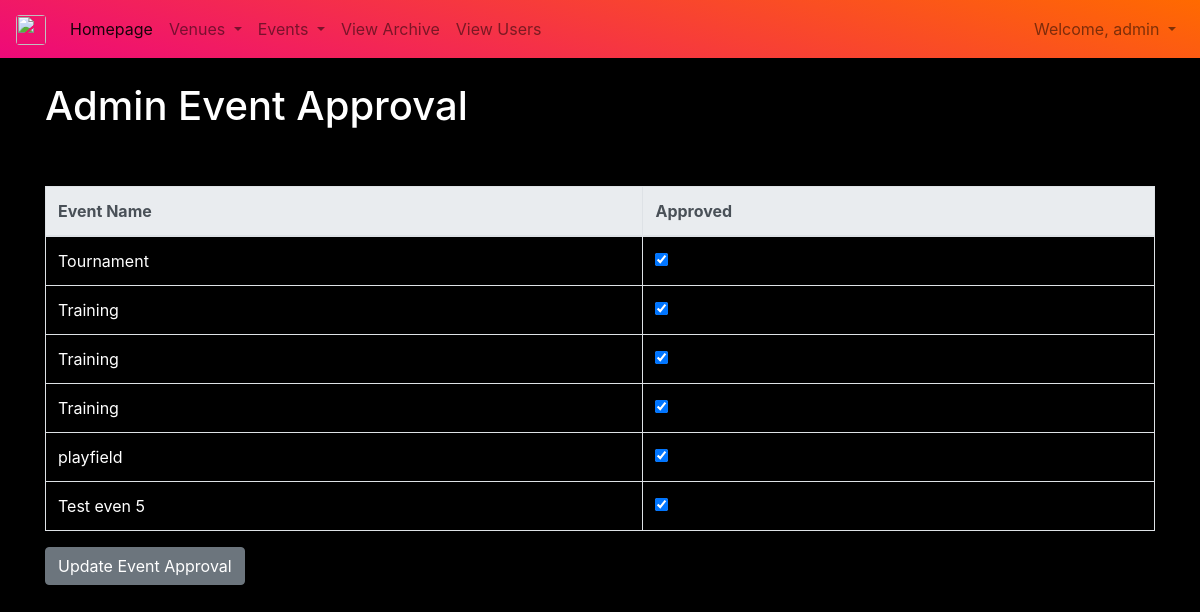
Page /eventapproval (signed in) on the earlier database version.
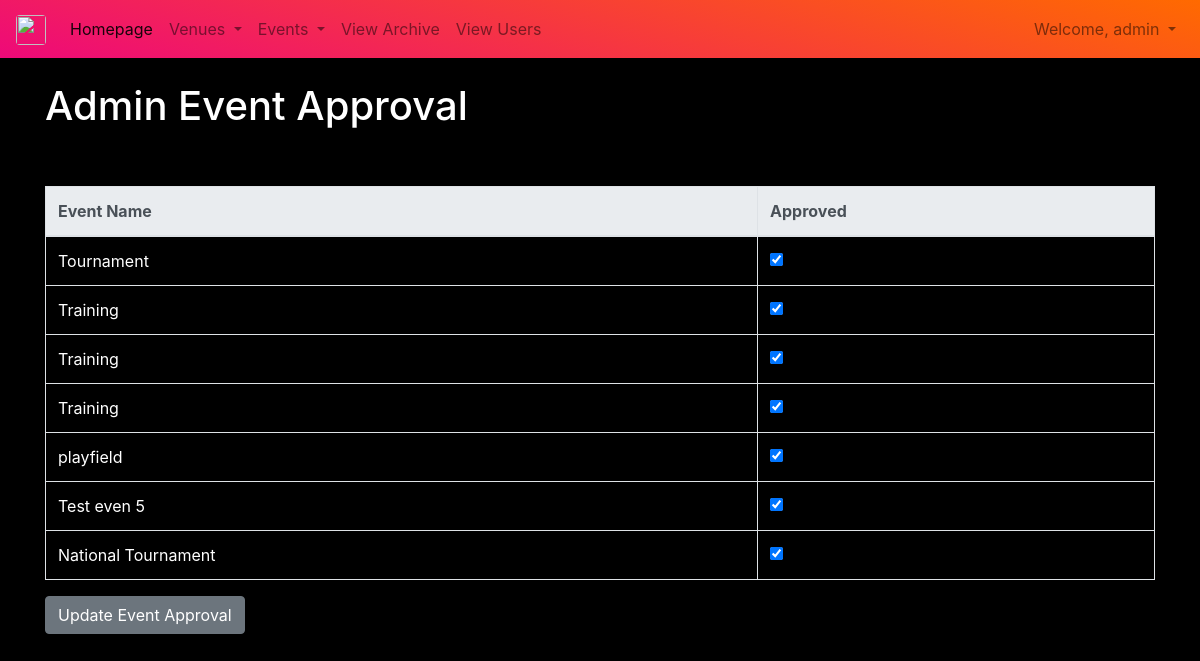
Same page on the later database version.
### App2/models.py (models this page shows)
class BaseModel(models.Model):
    objects=models.Manager()
    class Meta:
        abstract = True

class Event(BaseModel):
    name = models.CharField('Event Name', max_length=120)
    overseer = models.ForeignKey(User, default='', blank=True, null=False, on_delete=models.CASCADE, related_name='Overseer')
    event_club = models.ForeignKey(Club, default='', blank=True, null=False, on_delete=models.CASCADE)
    event_date = models.DateTimeField('Event Date')
    venue = models.ForeignKey(Venue, blank=True, null=True, on_delete=models.CASCADE)
    description = models.TextField(blank=True)
    attendees = models.ManyToManyField(User, blank=True, related_name='Attendees')
    approved = models.BooleanField(default=False)
    def __str__(self):
        return self.name

### App2/views.py (the view)
# urls.py: path("eventapproval", views.eventapproval, name="eventapproval"),
def eventapproval(request):
    event2 = Event.objects.all()
    events_all = Event.objects.all()
    events_all_ids = []
    for i in range(0, len(events_all), 1):
        events_all_ids.append(str(events_all[i].id))
    if request.user.is_superuser:
        if request.method == "POST":
            id_list = request.POST.getlist('boxes')
            for x in id_list:
                Event.objects.filter(pk=int(x)).update(approved=True)
            id_set_false = set(events_all_ids) - set(id_list)
            id_list_false = list(id_set_false)
            for y in id_list_false:
                Event.objects.filter(pk=int(y)).update(approved=False)
            messages.success(request, ("Event Approval Updated."))
            return HttpResponseRedirect('/eventapproval')
        else:
            return render(request=request, template_name='App2/eventapproval.html', context={"event2": event2})
    else:
        messages.error(request, ("You need to be an Admin to acces this page"))
        return HttpResponseRedirect('/events')

### App2/templates/App2/eventapproval.html (shortened to what this page needs)
{% extends 'App2/header.html' %}
{% block content %}
<h1 id="header">Admin Event Approval</h1>
<br/><br/>
<form action="" method=POST class="frm">
	<table class="table table-striped table-hover table-bordered ">
		<thead class="thead-light">
			<tr>
				<th scope="col">Event Name</th>
				<th scope="col">Approved</th>
			</tr>
		</thead>
		<tbody>
		{% for event in event2 %}
		<tr>
			<td id="head">
				{{ event }}
			</td>
			<td>
				{% if event.approved %}
				<div class="form-check">
					<input class="form-check-input" type="checkbox" checked="checked" value={{event.id}} name="boxes">
				</div>
				{% else %}
				<div class="form-check">
					<input class="form-check-input" type="checkbox" value={{event.id}} name="boxes">
				</div>
				{% endif %}
			</td>
		{% endfor %}
		</tr>
		</tbody>
	</table>
	<button class='btn btn-secondary' type="submit">Update Event Approval</button>
</form>
<br/>
{% endblock %}

Differences in the rows shown:
added Event: name "National Tournament"
